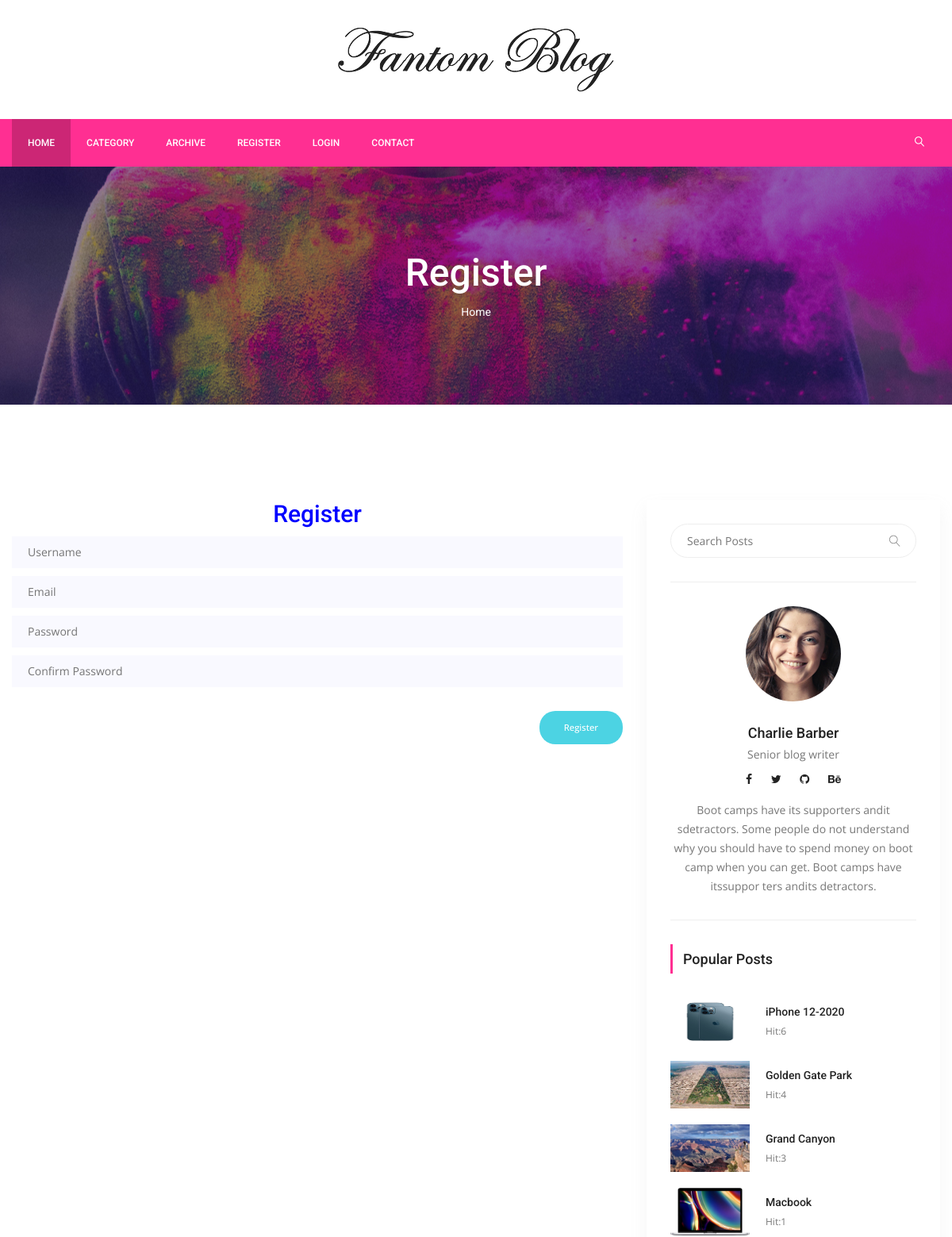
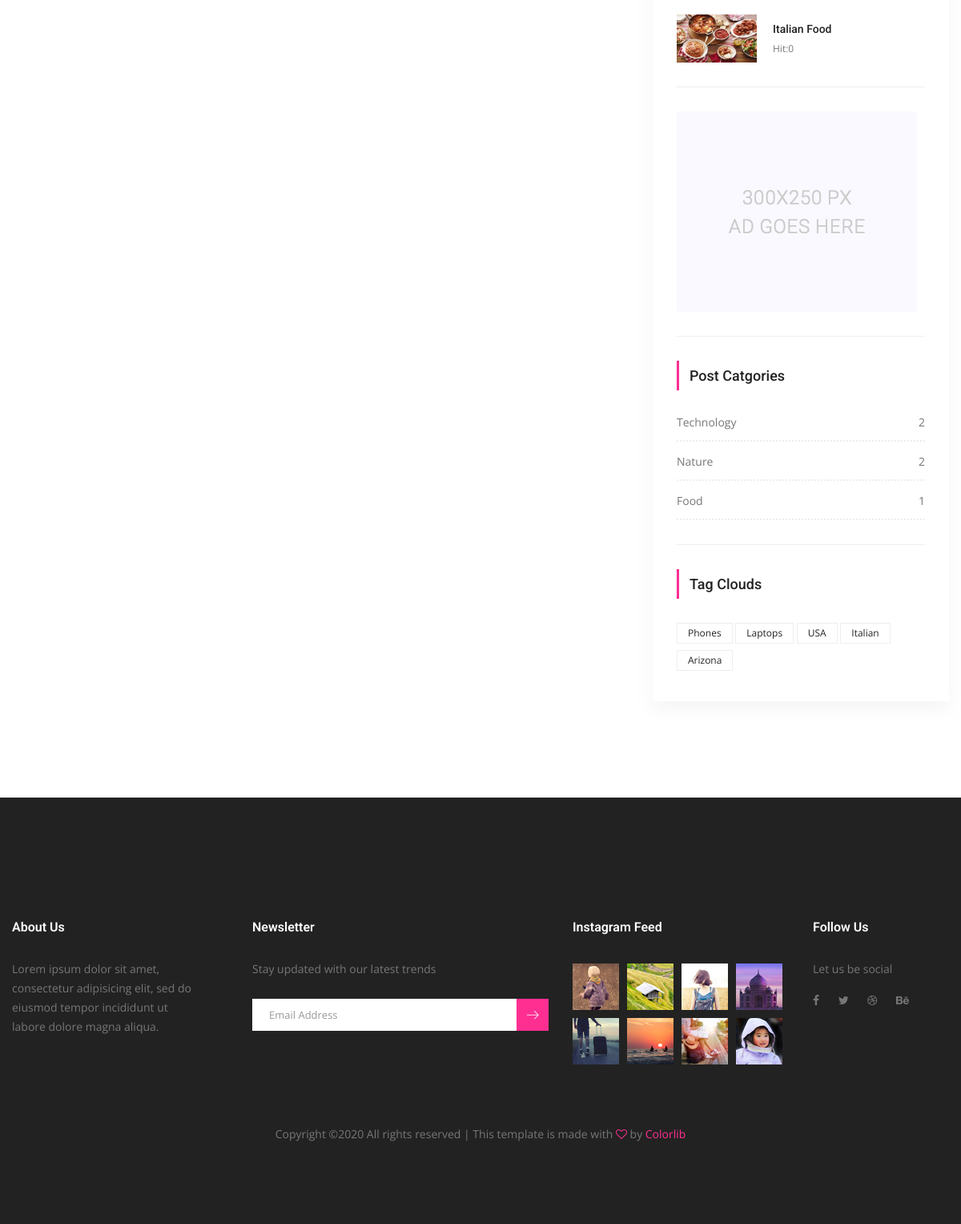
The page /users/register/ on the database its author committed (2 pictures, top to bottom).
### posts/models.py (models this page shows, shortened)
class Post(models.Model):
    title = models.CharField(max_length=150)
    content = models.TextField()
    publishing_date = models.DateField(auto_now_add=True)
    image = models.ImageField(blank=True, null=True, upload_to='uploads')
    user = models.ForeignKey(settings.AUTH_USER_MODEL, on_delete=models.CASCADE)
    slug = models.SlugField(default="slug", editable=False)
    category = models.ForeignKey(Category, on_delete=models.CASCADE, related_name="posts", default=1)
    tag = models.ManyToManyField(Tag, related_name="posts", blank=True)
    slider_post = models.BooleanField(default=False)
    hit = models.PositiveIntegerField(default=0)

class Category(models.Model):
    title = models.CharField(max_length=100)
    slug = models.SlugField(editable=False)
    def post_count(self):
        return self.posts.all().count()

class Tag(models.Model):
    title = models.CharField(max_length=50)
    slug = models.SlugField(editable=False)
    def __str__(self):
        return self.title

### users/views.py (the view)
# urls.py: path('register/', RegisterView.as_view(), name='register'),
class RegisterView(CreateView):
    template_name = 'users/register.html'
    form_class = RegisterForm
    success_url = '/'

### users/forms.py
class RegisterForm(UserCreationForm):
    username = forms.CharField(max_length=50)
    email = forms.EmailField(max_length=50)
    password1 = forms.CharField()
    password2 = forms.CharField()
    class Meta(UserCreationForm):
        model = User
        fields = ('username', 'email', 'password1', 'password2')

### posts/templatetags/custom_tags.py (called while the page is built)
@register.simple_tag(name="categories")
def all_categories():
    return Category.objects.all()

@register.simple_tag(name="tags")
def all_tags():
    return Tag.objects.all()

@register.simple_tag(name="hit_posts")
def hit_posts():
    return Post.objects.order_by('-hit')[:5]

### users/templates/users/register.html (shortened to what this page needs)
{% extends 'posts/base.html'%}
{% load static %}
{% block content %}
        <section class="banner_area">
            <div class="banner_inner d-flex align-items-center">
            	<div class="overlay bg-parallax" data-stellar-ratio="0.9" data-stellar-vertical-offset="0" data-background=""></div>
				<div class="container">
					<div class="banner_content text-center">
						<h2>Register</h2>
						<div class="page_link">
							<a href="{% url 'index' %}">Home</a>
						</div>
					</div>
				</div>
            </div>
        </section>
        <section class="blog_area p_120">
            <div class="container">
                <div class="row">
                    <div class="col-lg-8">
                        <h2 style="text-align:center;color:blue">Register</h2>
                        <div class="blog_left_sidebar">
                            <form method="POST">
                                <div class="mt-10">
                                    <input type="text" name="username" placeholder="Username" onfocus="this.placeholder = ''" onblur="this.placeholder = 'Username'" required class="single-input">
                                </div>
                                <div class="mt-10">
                                    <input type="text" name="email" placeholder="Email" onfocus="this.placeholder = ''" onblur="this.placeholder = 'Email'" required class="single-input">
                                </div>
                                <div class="mt-10">
                                    <input type="password" name="password1" placeholder="Password" onfocus="this.placeholder = ''" onblur="this.placeholder = 'Password'" required class="single-input">
                                </div>
                                <div class="mt-10">
                                    <input type="password" name="password2" placeholder="Confirm Password" onfocus="this.placeholder = ''" onblur="this.placeholder = 'Confirm Password'" required class="single-input">
                                </div>
                                <input type="submit" class="genric-btn success circle" style="float:right; margin-top:30px" value="Register">
                            </form>
                        </div>
                    </div>
                    {% include 'posts/sidebar.html' %}
                </div>
            </div>
        </section>
{% endblock %}

### posts/templates/posts/sidebar.html
{% load static %}
{% load custom_tags %}
<div class="col-lg-4">
                        <div class="blog_right_sidebar">
                            <aside class="single_sidebar_widget search_widget">
                                <div class="input-group">
                                    <input type="text" class="form-control" placeholder="Search Posts">
                                    <span class="input-group-btn">
                                        <button class="btn btn-default" type="button"><i class="lnr lnr-magnifier"></i></button>
                                    </span>
                                </div>
                                <div class="br"></div>
                            </aside>
                            <aside class="single_sidebar_widget author_widget">
                                <img class="author_img rounded-circle" src="{% static "img/blog/author.png" %}" alt="">
                                <h4>Charlie Barber</h4>
                                <p>Senior blog writer</p>
                                <div class="social_icon">
                                    <a href="#"><i class="fa fa-facebook"></i></a>
                                    <a href="#"><i class="fa fa-twitter"></i></a>
                                    <a href="#"><i class="fa fa-github"></i></a>
                                    <a href="#"><i class="fa fa-behance"></i></a>
                                </div>
                                <p>Boot camps have its supporters andit sdetractors. Some people do not understand why you should have to spend money on boot camp when you can get. Boot camps have itssuppor ters andits detractors.</p>
                                <div class="br"></div>
                            </aside>
                            <aside class="single_sidebar_widget popular_post_widget">
                                <h3 class="widget_title">Popular Posts</h3>
                                {% hit_posts as posts %}
                                {% for post in posts %}
                                <div class="media post_item">
                                    <img src="{{post.image.url}}" alt="post" style="width:100px;height:60px">
                                    <div class="media-body">
                                        <a href="{% url 'detail' post.pk post.slug%}"><h3>{{post.title}}</h3></a>
                                        <p>Hit:{{post.hit}}</p>
                                    </div>
                                </div>
                                {% endfor %}
                                <div class="br"></div>
                            </aside>
                            <aside class="single_sidebar_widget">
                                <a href="#"><img class="img-fluid" src="{% static "img/blog/add.jpg" %}" alt=""></a>
                                <div class="br"></div>
                            </aside>
                            <aside class="single_sidebar_widget post_category_widget">
                                <h4 class="widget_title">Post Catgories</h4>
                                <ul class="list cat-list">
                                    {% categories as categories %}
                                    {% for category in categories %}
                                    <li>
                                        <a href="{% url 'category_detail' pk=category.pk slug=category.slug %}" class="d-flex justify-content-between">
                                            <p>{{category.title}}</p>
                                            <p>{{category.post_count}}</p>
                                        </a>
                                    </li>
                                    {% endfor %}
                                </ul>
                                <div class="br"></div>
                            </aside>
                            <aside class="single-sidebar-widget tag_cloud_widget">
                                <h4 class="widget_title">Tag Clouds</h4>
                                <ul class="list">
                                    {% tags as labels %}
                                    {% for label in labels%}
                                    <li><a href="{% url 'tag_detail' slug=label.slug%}">{{label}}</a></li>
                                    {% endfor %}
                                </ul>
                            </aside>
                        </div>
                    </div>

### rows shown on the page
Post: image (picture), title "iPhone 12-2020", hit "6"
Post: image (picture), title "Golden Gate Park", hit "4"
Post: image (picture), title "Grand Canyon", hit "3"
Post: image (picture), title "Macbook", hit "1"
Post: image (picture), title "Italian Food", hit "0"
Category: title "Technology", post_count "2"
Category: title "Nature", post_count "2"
Category: title "Food", post_count "1"
Tag: title "Phones"
Tag: title "Laptops"
Tag: title "USA"
Tag: title "Italian"
Tag: title "Arizona"
